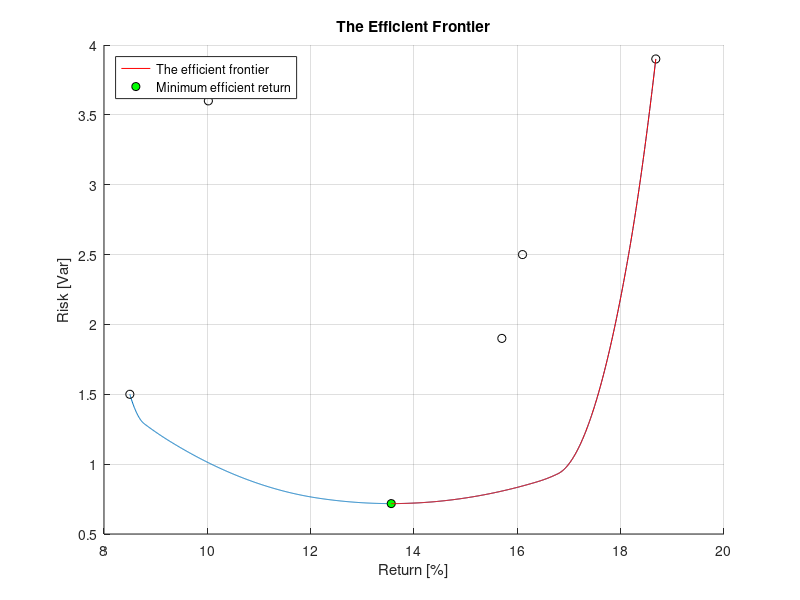

Write the MATLAB code that produced this figure. (Note: this script raises an error after producing the figure.)
%% Clean up
clear
close all

%% Exercise 5.4,
% Computing the efficient frontier
returns = [16.1, 8.5, 15.7, 10.02, 18.68]; 
cov = [2.5 .93 .62 .74 -.23;
              0.93 1.5 0.22 0.56 0.26;
              .62  .22 1.9  .78  -0.27;
              .74 .56 .78 3.6 -0.56;
              -0.23 0.26 -0.27 -0.56 3.9];  
R = 12; 
H = cov;

A1 = returns;
b1 = R;

A2 = [1,1,1,1,1];
b2 = 1;

Aeq = [A1; A2];
beq = [b1; b2];

Aineq = -eye(5);
bineq = zeros(5,1); 

Rs = linspace(min(returns),max(returns),1500);
pf_risks = zeros(length(Rs),1);
options = optimset('Display', 'off');
optPf = zeros(length(Rs),5);

%Compute the efficient frontier for each possible return
for i = 1:length(Rs)
beq = [Rs(i); b2];
x = quadprog( H, [], Aineq, bineq, Aeq, beq,[],[],[],options); 
pf_risks(i) = x'*cov*x;
optPf(i,:) = x;
end
%% Plotting the plotting the efficient frontier
f = figure('Name','b vals Relative Error solver');
hold on
opt_return1 = Rs(pf_risks==min(pf_risks));
opt_risk1 = min(pf_risks);

effRs = Rs(find(Rs == opt_return1):end);
effRisk = pf_risks(find(Rs == opt_return1):end);

%Plot efficient frontier for each possible return
plot(Rs, pf_risks, returns, diag(cov),'ko')
grid on
p1 = plot(opt_return1,opt_risk1 ,'ko','MarkerFaceColor', 'g');
p2 = plot(effRs,effRisk , 'r');
title('The Efficient Frontier')
legend([p2,p1],{'The efficient frontier','Minimum efficient return'}, 'Location', 'northwest')
xlabel('Return [%]')
ylabel('Risk [Var]')
hold off
savefigpdf(f, "ex5_1_the_efficient_frontier", 5); 
%% Plotting the optimal portfolio composition as a function of return
figure
hold on 
grid on
p3 = plot(Rs,optPf(:,1));
p4 = plot(Rs,optPf(:,2));
p5 = plot(Rs,optPf(:,3));
p6 = plot(Rs,optPf(:,4));
p7 = plot(Rs,optPf(:,5));
legend([p3,p4,p5,p6,p7], {'Security 1','Security 2','Security 3','Security 4','Security 5'})
xlabel('Return [%]')
ylabel('Percentage of the portfolio [%]')
title('Optimal Portfolio Composition')
savefigpdf(f, "exe5_1_portfolio_coposisitions", 5);

%% Find the portfolio with the smallest possible risk.
beq = [opt_return1; b2];
x_min = quadprog(H, [], Aineq, bineq, Aeq, beq,[],[],[],options)
        
pf_risk_min = x'*cov*x

